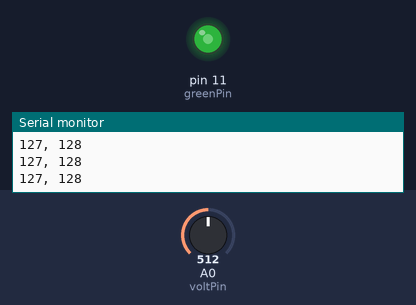
A sketch run on a simulated Arduino Uno, built with avr-gcc and run on an emulated ATmega328P. Parts: output pins drawn as LEDs (lit = HIGH), the last lines printed to the serial monitor. The test bench sets the inputs (shaded band); at power-on: A0 (voltPin) = 512.

Above: at 1.2 s.
1.3 s: A0 (voltPin) set to 306
At 2.5 s:
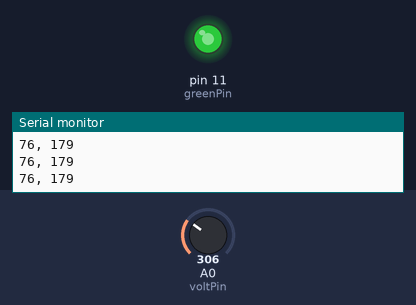
2.8 s: A0 (voltPin) set to 43
At 3.5 s:
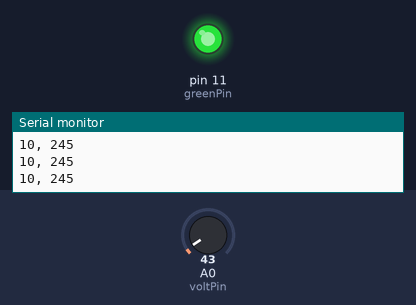
4.3 s: A0 (voltPin) set to 36
At 5.5 s:
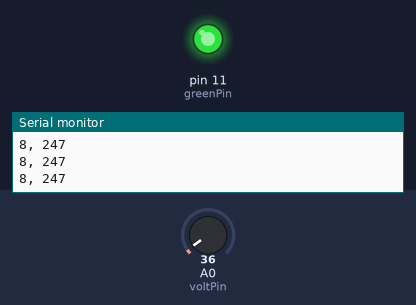
5.8 s: A0 (voltPin) set to 900
At 7.0 s:
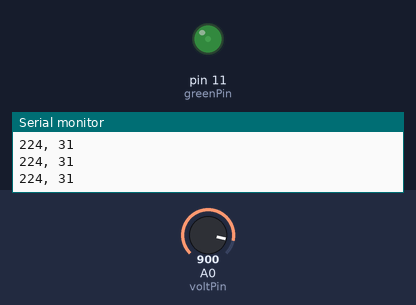
7.3 s: A0 (voltPin) set to 1023
At 8.1 s:
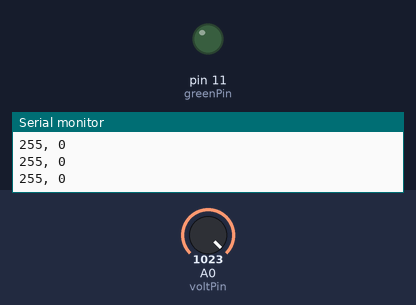
8.8 s: A0 (voltPin) set to 637
At 9.2 s:
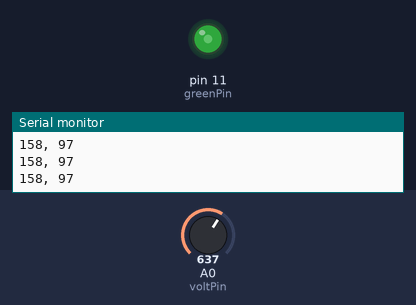
11.8 s: A0 (voltPin) set to 610
Timing chart, 0 to 14.8 s (numbered marks = the images above; inputs shaded):
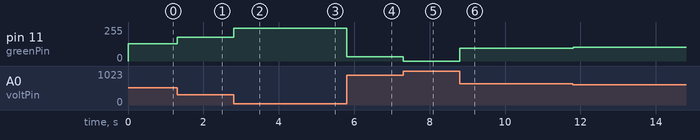

The sketch:

autocompoensating_light.ino
```cpp
int voltPin = A0;
int voltVal;
int greenPin = 11;
int greenVal;
int greenValF;

void setup() {
  // put your setup code here, to run once:
  pinMode(voltPin,INPUT);
  pinMode(greenPin,OUTPUT);
  Serial.begin(9600);
}

void loop() {
  // put your main code here, to run repeatedly:
  voltVal = analogRead(voltPin);

  greenVal = (255./1023.)*voltVal;
  greenValF = 255-greenVal;
  analogWrite(greenPin, greenValF);
  Serial.print(greenVal);
  Serial.print(", ");
  Serial.println(greenValF);
}
```

Measured:
- after the input at 1.3 s, pin 11 (greenPin): 128/255 → 179/255 at once
- after the input at 2.8 s, pin 11 (greenPin): 179/255 → 245/255 at once
- after the input at 4.3 s, pin 11 (greenPin): 245/255 → 247/255 at once
- after the input at 5.8 s, pin 11 (greenPin): 247/255 → 31/255 at once
- after the input at 7.3 s, pin 11 (greenPin): 31/255 → 0/255 at once
- after the input at 8.8 s, pin 11 (greenPin): 0/255 → 97/255 at once
- after the input at 11.8 s, pin 11 (greenPin): 97/255 → 103/255 at once
